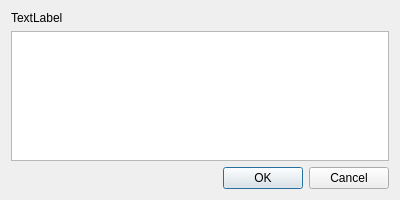
<?xml version="1.0" encoding="UTF-8"?>
<ui version="4.0">
 <class>FileActionDialog</class>
 <widget class="QDialog" name="FileActionDialog">
  <property name="geometry">
   <rect>
    <x>0</x>
    <y>0</y>
    <width>400</width>
    <height>200</height>
   </rect>
  </property>
  <property name="windowTitle">
   <string>File Action</string>
  </property>
  <layout class="QVBoxLayout" name="verticalLayout">
   <item>
    <widget class="QLabel" name="label">
     <property name="frameShape">
      <enum>QFrame::NoFrame</enum>
     </property>
     <property name="text">
      <string>TextLabel</string>
     </property>
     <property name="wordWrap">
      <bool>true</bool>
     </property>
    </widget>
   </item>
   <item>
    <widget class="QListView" name="listView">
     <property name="editTriggers">
      <set>QAbstractItemView::NoEditTriggers</set>
     </property>
     <property name="alternatingRowColors">
      <bool>true</bool>
     </property>
     <property name="selectionMode">
      <enum>QAbstractItemView::NoSelection</enum>
     </property>
    </widget>
   </item>
   <item>
    <widget class="QDialogButtonBox" name="buttonBox">
     <property name="orientation">
      <enum>Qt::Horizontal</enum>
     </property>
     <property name="standardButtons">
      <set>QDialogButtonBox::Cancel|QDialogButtonBox::Ok</set>
     </property>
    </widget>
   </item>
  </layout>
 </widget>
 <resources/>
 <connections>
  <connection>
   <sender>buttonBox</sender>
   <signal>accepted()</signal>
   <receiver>FileActionDialog</receiver>
   <slot>accept()</slot>
   <hints>
    <hint type="sourcelabel">
     <x>248</x>
     <y>254</y>
    </hint>
    <hint type="destinationlabel">
     <x>157</x>
     <y>274</y>
    </hint>
   </hints>
  </connection>
  <connection>
   <sender>buttonBox</sender>
   <signal>rejected()</signal>
   <receiver>FileActionDialog</receiver>
   <slot>reject()</slot>
   <hints>
    <hint type="sourcelabel">
     <x>316</x>
     <y>260</y>
    </hint>
    <hint type="destinationlabel">
     <x>286</x>
     <y>274</y>
    </hint>
   </hints>
  </connection>
 </connections>
</ui>
